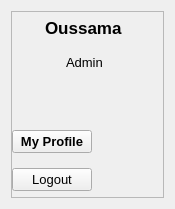
    <widget class="QWidget" name="profileCon" native="true">
     <property name="geometry">
      <rect>
       <x>969</x>
       <y>10</y>
       <width>175</width>
       <height>209</height>
      </rect>
     </property>
     <property name="minimumSize">
      <size>
       <width>100</width>
       <height>0</height>
      </size>
     </property>
     <layout class="QVBoxLayout" name="verticalLayout_24">
      <property name="spacing">
       <number>6</number>
      </property>
      <item>
       <widget class="QFrame" name="frame_31">
        <property name="frameShape">
         <enum>QFrame::StyledPanel</enum>
        </property>
        <property name="frameShadow">
         <enum>QFrame::Raised</enum>
        </property>
        <layout class="QVBoxLayout" name="verticalLayout_25">
         <property name="spacing">
          <number>15</number>
         </property>
         <property name="leftMargin">
          <number>0</number>
         </property>
         <property name="topMargin">
          <number>6</number>
         </property>
         <property name="rightMargin">
          <number>6</number>
         </property>
         <property name="bottomMargin">
          <number>6</number>
         </property>
         <item alignment="Qt::AlignHCenter|Qt::AlignTop">
          <widget class="QLabel" name="label_87">
           <property name="font">
            <font>
             <pointsize>13</pointsize>
             <weight>75</weight>
             <bold>true</bold>
            </font>
           </property>
           <property name="text">
            <string>Oussama</string>
           </property>
          </widget>
         </item>
         <item alignment="Qt::AlignHCenter|Qt::AlignTop">
          <widget class="QLabel" name="label_88">
           <property name="font">
            <font>
             <pointsize>10</pointsize>
            </font>
           </property>
           <property name="text">
            <string>Admin</string>
           </property>
          </widget>
         </item>
         <item alignment="Qt::AlignHCenter|Qt::AlignTop">
          <widget class="QLabel" name="label_89">
           <property name="maximumSize">
            <size>
             <width>50</width>
             <height>50</height>
            </size>
           </property>
           <property name="text">
            <string/>
           </property>
           <property name="pixmap">
            <pixmap>../../../Pictures/300.jpg</pixmap>
           </property>
           <property name="scaledContents">
            <bool>true</bool>
           </property>
          </widget>
         </item>
         <item alignment="Qt::AlignLeft">
          <widget class="QPushButton" name="pushButton_28">
           <property name="font">
            <font>
             <pointsize>10</pointsize>
             <weight>75</weight>
             <bold>true</bold>
            </font>
           </property>
           <property name="text">
            <string>My Profile</string>
           </property>
           <property name="icon">
            <iconset resource="resources.qrc">
             <normaloff>:/whiteIcons/assets/icons/white/user.svg</normaloff>:/whiteIcons/assets/icons/white/user.svg</iconset>
           </property>
          </widget>
         </item>
         <item alignment="Qt::AlignLeft">
          <widget class="QPushButton" name="pushButton_29">
           <property name="font">
            <font>
             <pointsize>10</pointsize>
            </font>
           </property>
           <property name="text">
            <string>Logout</string>
           </property>
           <property name="icon">
            <iconset resource="resources.qrc">
             <normaloff>:/whiteIcons/assets/icons/white/log-out.svg</normaloff>:/whiteIcons/assets/icons/white/log-out.svg</iconset>
           </property>
          </widget>
         </item>
        </layout>
       </widget>
      </item>
     </layout>
    </widget>
